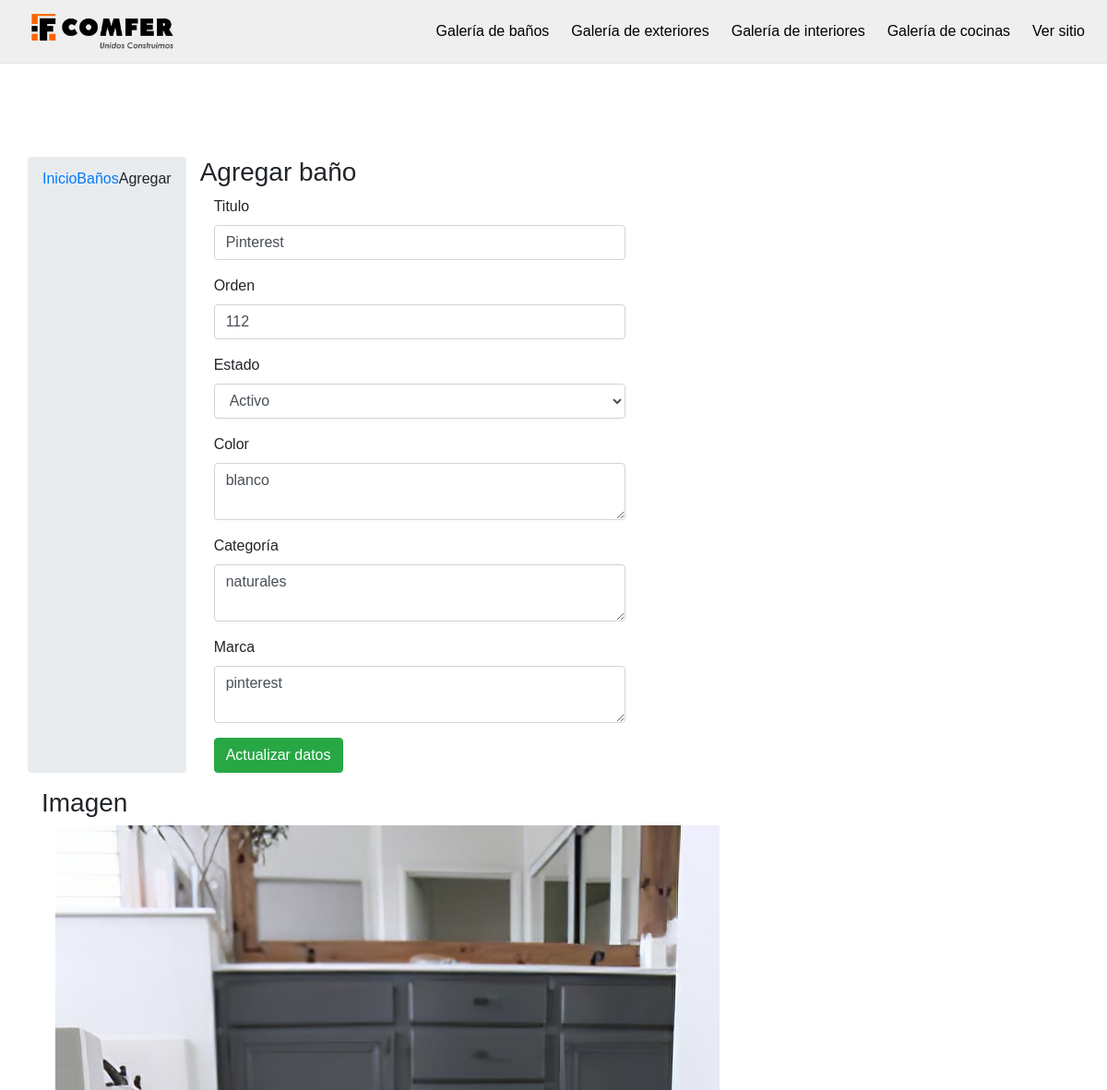
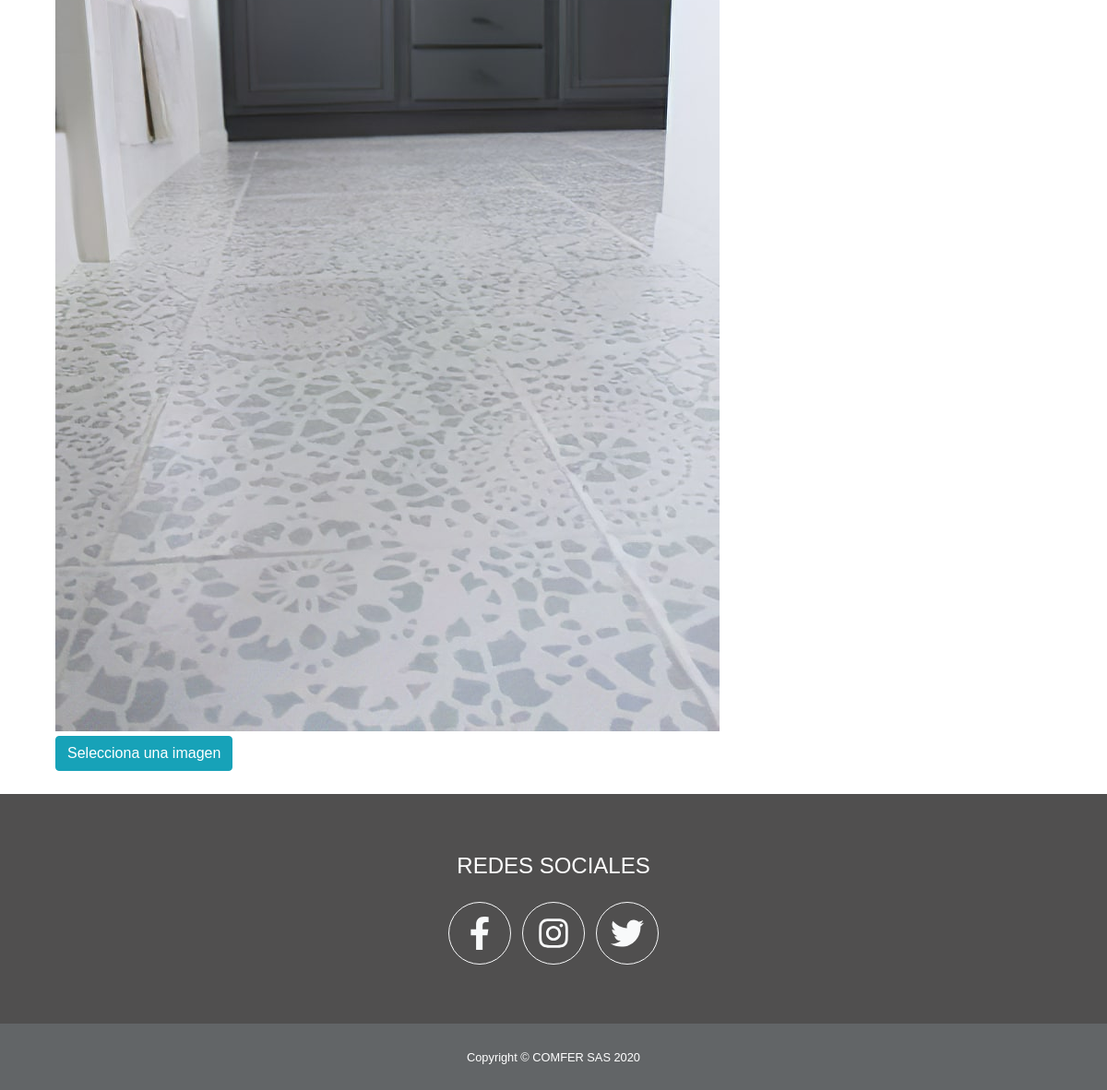
/admin/banoadd.php, run on an earlier commit of the app's database (2 pictures, top to bottom).
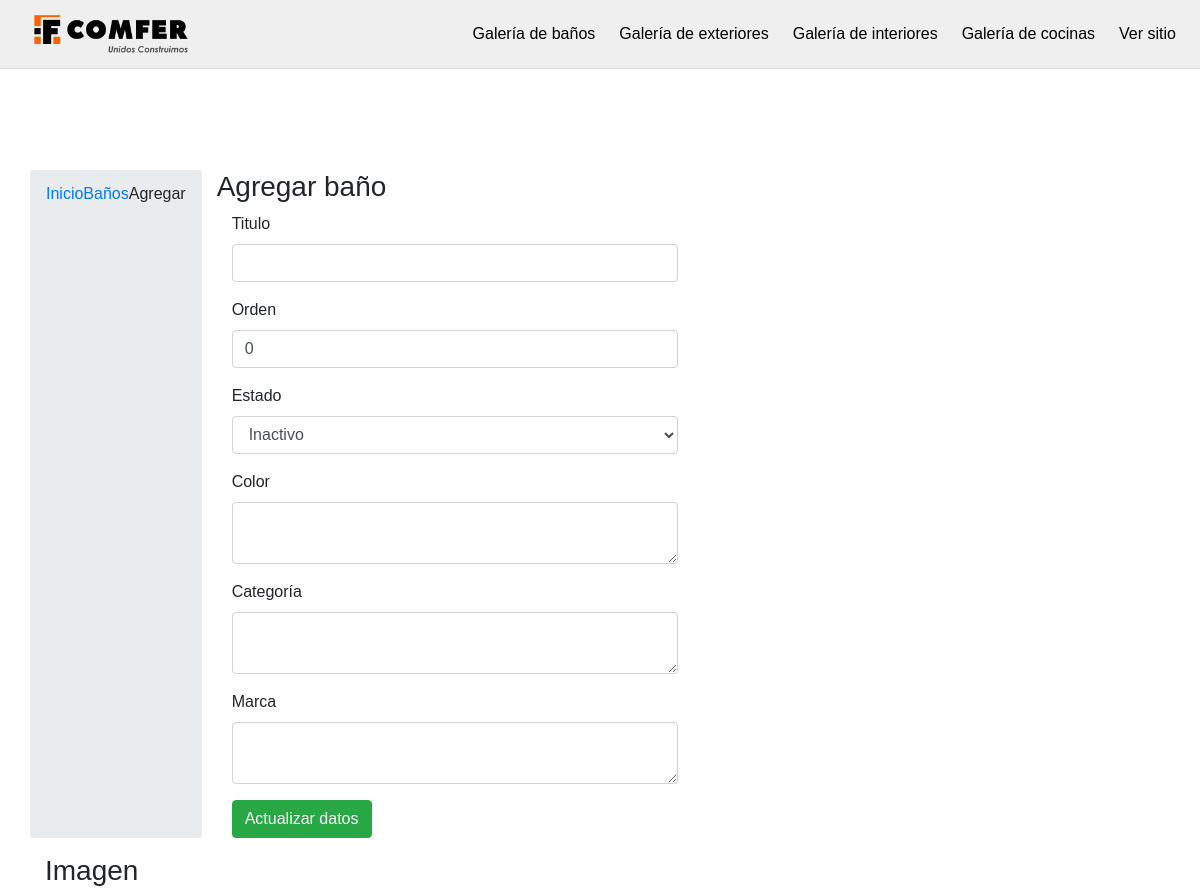
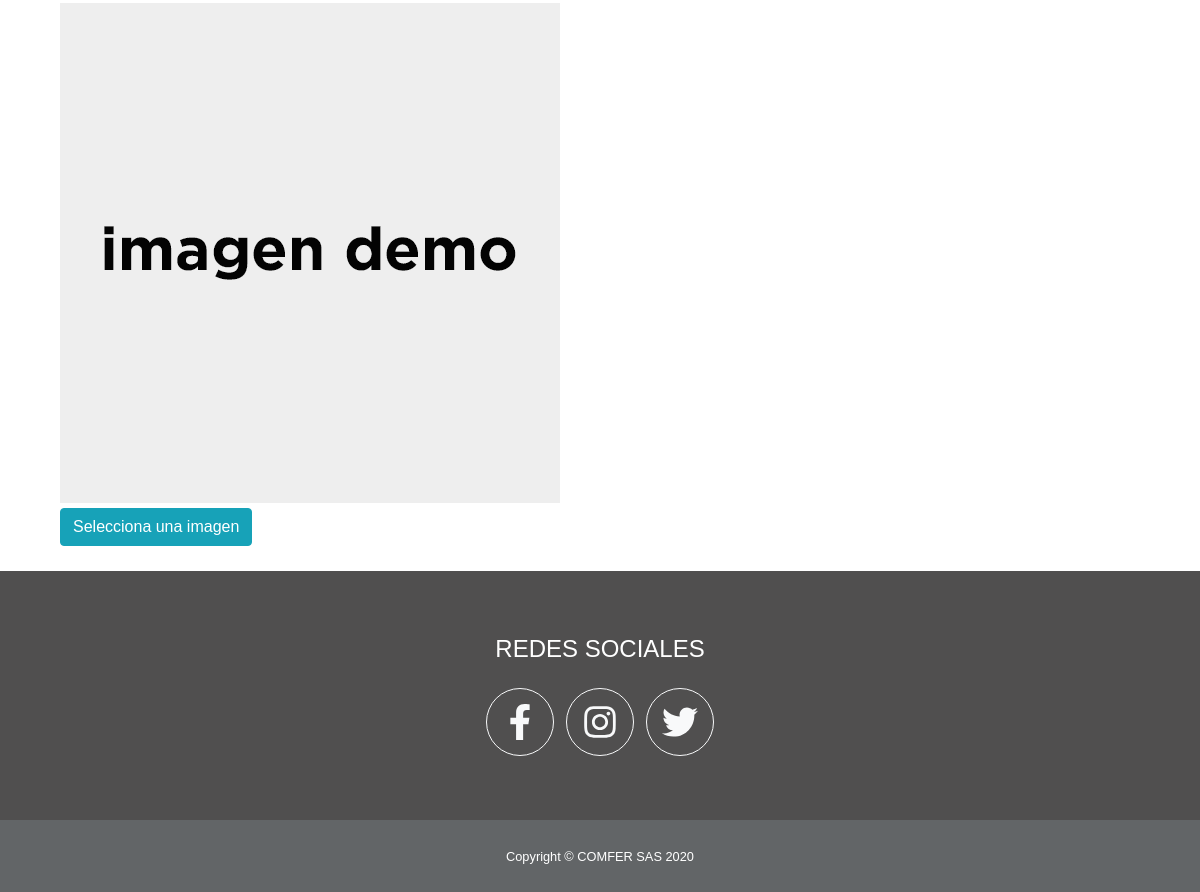
And on a later commit of the database (2 pictures, top to bottom).
### tables this page shows
CREATE TABLE `bano` (
  `id` int(11) NOT NULL,
  `titulo` varchar(255) NOT NULL,
  `url_image` varchar(255) NOT NULL,
  `estado` int(1) NOT NULL,
  `orden` int(2) NOT NULL,
  `color` varchar(50) NOT NULL,
  `categoria` varchar(50) NOT NULL,
  `marca` varchar(50) NOT NULL
);

### admin/banoadd.php (the view, shortened to what this page needs)
<?php
include("../conexion.php");
$sql_last = mysqli_query($con, "select LAST_INSERT_ID(id) as last from bano order by id desc limit 0,1");
$rw = mysqli_fetch_array($sql_last);
$id_bano = intval($rw['last']);
$sql = mysqli_query($con, "select * from bano where id='$id_bano' limit 0,1");
$rw = mysqli_fetch_array($sql);
$titulo = $rw['titulo'];
$url_image = $rw['url_image'];
$orden = intval($rw['orden']);
$estado = intval($rw['estado']);
$color = $rw['color'];
$categoria = $rw['categoria'];
$marca = $rw['marca'];
include("top_menu.php");
?>
<div class="container add">
	<div class="row">
		<ol class="breadcrumb">
			<li><a href="#">Inicio</a></li>
			<li><a href="banolist.php">Baños</a></li>
			<li class="active">Agregar</li>
		</ol>
		<div class="col-md-7">
			<h3><span class="glyphicon glyphicon-edit"></span> Agregar baño</h3>
			<form class="form-horizontal" id="editar_bano">
				<div class="form-group">
					<label for="titulo" class="col-sm-3 control-label">Titulo</label>
					<div class="col-sm-9">
						<input type="text" class="form-control" id="titulo" value="<?php echo $titulo; ?>" required name="titulo">
					</div>
				</div>
				<div class="form-group">
					<label for="orden" class="col-sm-3 control-label">Orden</label>
					<div class="col-sm-9">
						<input type="number" class="form-control" id="orden" name="orden" value="<?php echo $orden; ?>">
					</div>
				</div>
				<div class="form-group">
					<label for="estado" class="col-sm-3 control-label">Estado</label>
					<div class="col-sm-9">
						<select class="form-control" id="estado" required name="estado">
							<option value="0" <?php if ($estado == 0) {
													echo "selected";
												} ?>>Inactivo</option>
							<option value="1" <?php if ($estado == 1) {
													echo "selected";
												} ?>>Activo</option>
						</select>
					</div>
				</div>
				<div class="form-group">
					<label for="titulo" class="col-sm-3 control-label">Color</label>
					<div class="col-sm-9">
						<textarea class='form-control' name="color" id="color" required rows=2><?php echo $color; ?></textarea>
					</div>
				</div>
				<div class="form-group">
					<label for="titulo" class="col-sm-3 control-label">Categoría</label>
					<div class="col-sm-9">
						<textarea class='form-control' name="categoria" id="categoria" required rows=2><?php echo $categoria; ?></textarea>
					</div>
				</div>
				<div class="form-group">
					<label for="titulo" class="col-sm-3 control-label">Marca</label>
					<div class="col-sm-9">
						<textarea class='form-control' name="marca" id="marca" required rows=2><?php echo $marca; ?></textarea>
					</div>
				</div>
				<div class="form-group">
					<div class="col-sm-offset-3 col-sm-9">
						<button type="submit" class="btn btn-success">Actualizar datos</button>
					</div>
				</div>
			</form>
		</div>
		<div class="col-md-5">
			<h3><span class="glyphicon glyphicon-picture"></span> Imagen</h3>
			<form class="form-vertical">
				<div class="form-group">
					<div class="col-sm-12">
						<div class="fileinput fileinput-new" data-provides="fileinput">
							<div class="fileinput-new thumbnail" style="max-width: 100%;">
								<img class="img-rounded" src="../img/banner/<?php echo $url_image; ?>" />
							</div>
							<div>
								<span class="btn btn-info btn-file"><span class="fileinput-new">Selecciona una imagen</span>
									<span class="fileinput-exists" onclick="upload_image();">Cambiar imagen</span><input type="file" name="fileToUpload" id="fileToUpload" required onchange="upload_image();"></span>
							</div>
						</div>
					</div>
				</div>
			</form>
		</div>
	</div>
</div>
<?php include("footer.php"); ?>

What changed in the data, as far as the page shows it:
no longer on this page (row unchanged): bano: titulo "Pinterest", orden "112", estado "Activo", color "blanco", categoria "naturales", marca "pinterest", url_image (picture)
added bano: orden "0", estado "Inactivo", url_image (picture)
